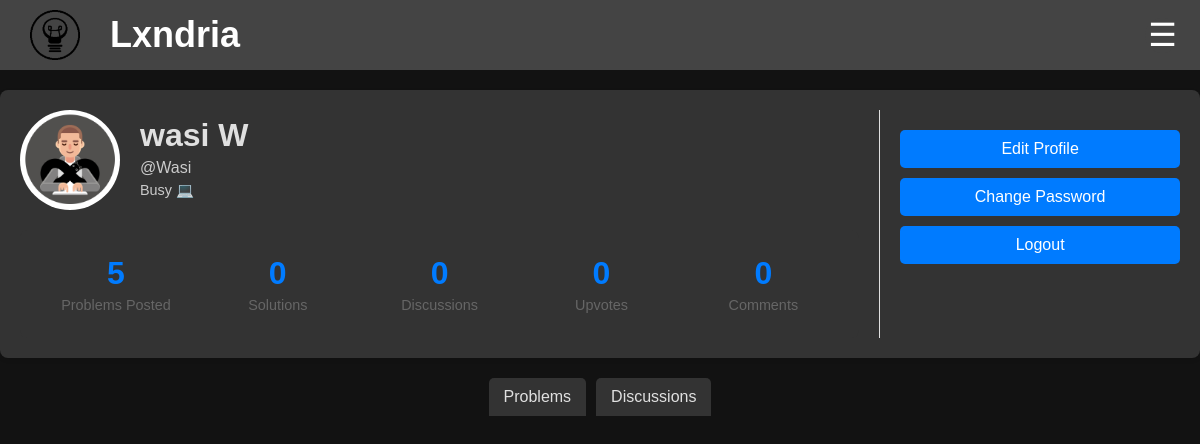
Page /account (signed in) on the committed database.
### app/models.py (models this page shows, shortened)
class Profile(db.Model):
    __tablename__ = "profile"
    __table_args__ = {"extend_existing": True}
    username = db.Column(db.String(80), db.ForeignKey('user.username'), primary_key=True)  # Primary + Foreign Key
    user = db.relationship('User', backref=db.backref('profile', uselist=False, cascade="all, delete-orphan"))
    profile_pic = db.Column(db.String(255), default="/images/default-profile.jpg")
    bio = db.Column(db.Text, default="This user has not set a bio yet.")
    problems_posted = db.Column(db.Integer, default=0)
    solutions = db.Column(db.Integer, default=0)
    discussions = db.Column(db.Integer, default=0)
    upvotes = db.Column(db.Integer, default=0)
    comments = db.Column(db.Integer, default=0)
    created_at = db.Column(db.DateTime, default=datetime.utcnow)
    updated_at = db.Column(db.DateTime, onupdate=datetime.utcnow)
    @property
    def name(self):
        return self.user.name if self.user else None

class User(db.Model, UserMixin): # create a User class to store user information
    __tablename__ = "user"
    __table_args__ = {"extend_existing": True}  # Allow modifications to the table
    id = db.Column(db.Integer, primary_key=True)
    username = db.Column(db.String(80), unique=True, nullable=False)
    name = db.Column(db.String(80), nullable=False)
    password_hash = db.Column(db.String(120), nullable=False)
    email = db.Column(db.String(120), unique=True, nullable=False)
    created_at = db.Column(db.DateTime, default=datetime.utcnow)
    updated_at = db.Column(db.DateTime, onupdate=datetime.utcnow)

class UserStats(db.Model):
    __tablename__ = "user_stats"
    __table_args__ = {"extend_existing": True}
    username = db.Column(db.String(80), db.ForeignKey('user.username'), primary_key=True)
    user = db.relationship('User', backref=db.backref('stats', uselist=False, cascade="all, delete-orphan"))
    problems_posted = db.Column(db.Integer, default=0)
    solutions = db.Column(db.Integer, default=0)
    discussions = db.Column(db.Integer, default=0)
    upvotes = db.Column(db.Integer, default=0)
    comments = db.Column(db.Integer, default=0)

### app/routes/account.py (the view)
@account_bp.route('/account')
def account():
    if not current_user.is_authenticated:
        print('Not authenticated')
        return redirect(url_for('routes.auth.login'))
    profile = Profile.query.filter_by(username=current_user.username).first()
    problems = Problem.query.filter_by(author=current_user.username).order_by(Problem.created_at.desc()).all()
    stats = UserStats.query.filter_by(username=current_user.username).first()
    discussions = Discussion.query.filter_by(author=current_user.username).order_by(Discussion.created_at.desc()).all()
    return render_template('account.html', user=profile, problems=problems, stats=stats, discussions=discussions)

### app/models.py (called while the page is built)
    @property
    def reducedContent(self):
        FullContent = self.content
        if len(FullContent) > 500:
            return FullContent[:500] + "..."
        return FullContent

### app/routes/auth.py (called while the page is built)
@login_manager.user_loader
def load_user(user_id):
    return User.query.get(int(user_id))

### app/templates/account.html (shortened to what this page needs)
<!DOCTYPE html>
<html>
<head>
  <link rel="stylesheet" href="{{url_for('static', filename='css/banner.css')}}">
  <link rel="stylesheet" href="{{url_for('static', filename='css/profile.css')}}">
</head>
<header class="banner">
    <div class="logo-container">
      <img src="{{url_for('static', filename='Images/logo.png')}}" alt="Logo" class="logo">
      <span class="site-name"><a href="/">Lxndria</span></div></a>
      <div class="menu-container">
        <button class="menu-button" onclick="toggleMenu()">☰</button>
    </div>
  </header>
<body>
    <div class="profile-container">
        <div class="profile-main">
          <div class="profile-header">
            <img src="{{url_for('static', filename=user.profile_pic)}}" alt="Profile Picture" class="profile-pic">
            <div class="profile-info">
              <h1>{{user.name}}</h1>
              <p>@{{user.username}}</p>
              <p class="profile-bio">{{user.bio}}</p>
            </div>
          </div>
          <div class="profile-stats">
            <div class="stat-item">
                <div class="stat-number">{{stats.problems_posted}}</div>
                <div class="stat-text">Problems Posted</div>
            </div>
            <div class="stat-item">
                <div class="stat-number">{{stats.solutions}}</div>
                <div class="stat-text">Solutions</div>
              </div>
              <div class="stat-item">
                <div class="stat-number">{{stats.discussions}}</div>
                <div class="stat-text">Discussions</div>
              </div>
              <div class="stat-item">
                <div class="stat-number">{{stats.upvotes}}</div>
                <div class="stat-text">Upvotes</div>
              </div>
              <div class="stat-item">
                <div class="stat-number">{{stats.comments}}</div>
                <div class="stat-text">Comments</div>
              </div>
            </div>
        </div>
        {% if user.username == current_user.username %}
        <div class="profile-sidebar">
          <div class="profile-options">
            <a href="/account/edit"><button>Edit Profile</button></a>
            <a href="/reset-password-2"><button >Change Password</button></a>
            <a href="/logout"><button>Logout</button></a>
          </div>
        </div>
        {% endif %}
      </div>
      <div class="Tabs">
        <button class="tab" onclick="openTab(event, 'Problems')">Problems</button>
        <button class="tab" onclick="openTab(event, 'Discussions')">Discussions</button>
      </div>
</body>
</html>

### app/static/css/banner.css (style rules this page uses)
body, h1, p { margin: 0; padding: 0; text-decoration: none; color: inherit; font-family: Arial, sans-serif; box-sizing: border-box; background-color: #121212; color: #f1f1f1; ; }
a { text-decoration: none; color: inherit; }
.banner { display: flex; justify-content: space-between; align-items: center; padding: 10px 10px; background-color: #444; color: white; position: sticky; top: 0; z-index: 1000; }
.logo-container { display: flex; align-items: center; }
.logo { width: 50px; height: 50px; margin-left: 20px; margin-right: 30px; }
.site-name { font-size: 2.25rem; font-family: 'Gill Sans', 'Gill Sans MT', Calibri, 'Trebuchet MS', sans-serif; font-weight: bold; }
.menu-container { position: relative; display: inline-block; }
.menu-button { padding: 15px; margin-right: 10px; background-color: #444; color: white; border: none; cursor: pointer; border-radius: 50%; width: 35px; height: 35px; text-align: center; font-size: 2rem; line-height: 1; display: flex; justify-content: center; align-items: center; }

### app/static/css/profile.css (style rules this page uses)
body { font-family: 'Poppins', sans-serif; margin: 0; padding: 0; background-color: #121212; color: #e0e0e0; }
h1, p { font-family: 'Poppins', sans-serif; margin: 0; padding: 0; background-color: #333; color: #e0e0e0; }
.profile-container { display: flex; max-width: 1200px; margin: 20px auto; padding: 20px; background-color: #333; box-shadow: 0 2px 4px rgba(0, 0, 0, 0.1); border-radius: 8px; color: #e0e0e0; }
.profile-main { flex: 3; padding-right: 20px; }
.profile-sidebar { flex: 1; padding-left: 20px; border-left: 1px solid #e0e0e0; }
.profile-header { display: flex; align-items: center; margin-bottom: 20px; }
.profile-pic { width: 100px; height: 100px; border-radius: 50%; object-fit: cover; margin-right: 20px; }
.profile-info h1 { font-size: 2rem; margin: 0; }
.profile-info p { margin: 5px 0; color: #e0e0e0e0; }
.profile-bio { margin-top: 10px; font-size: 0.9rem; color: #444; }
.profile-stats { display: flex; justify-content: space-between; margin-top: 20px; padding: 15px; background-color: #333; border-radius: 8px; }
.stat-item { text-align: center; flex: 1; padding: 10px; }
.stat-number { font-size: 2rem; font-weight: 600; color: #007bff; margin-bottom: 5px; }
.stat-text { font-size: 0.9rem; color: #666; }
.profile-options { margin-top: 20px; }
.profile-options button { display: block; width: 100%; padding: 10px; margin-bottom: 10px; background-color: #007bff; color: #ffffff; border: none; border-radius: 5px; cursor: pointer; font-size: 1rem; transition: background-color 0.3s; }
.Tabs { display: flex; justify-content: center; margin-bottom: 0px; }
.Tabs button { background-color: #333; color: #e0e0e0; border: none; padding: 10px 15px; cursor: pointer; font-size: 1rem; border-radius: 5px 5px 0 0; transition: background-color 0.3s; }
.Tabs button:not(:last-child) { margin-right: 10px; }

### rows in the picture
Profile: profile_pic (picture), username "Wasi", bio "Busy 💻"
User: name "wasi W"
UserStats: problems_posted "5", solutions "0", discussions "0", upvotes "0", comments "0"
